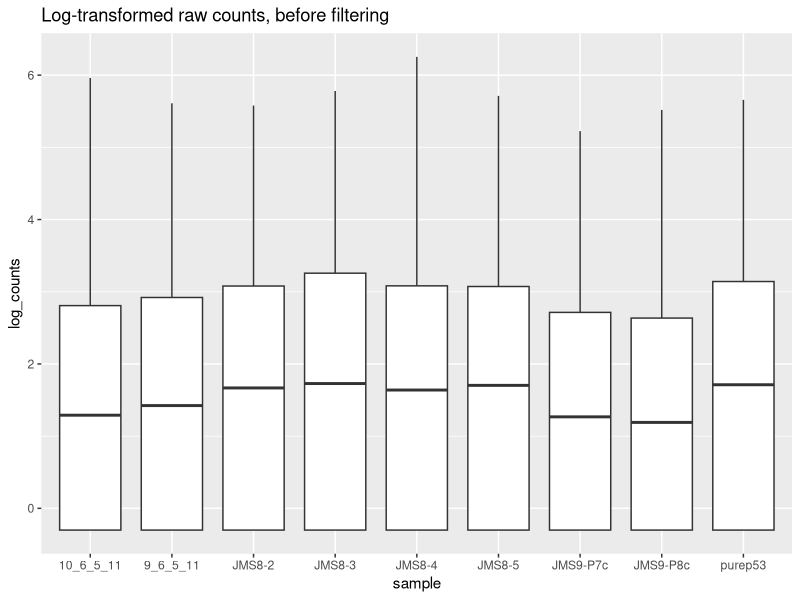
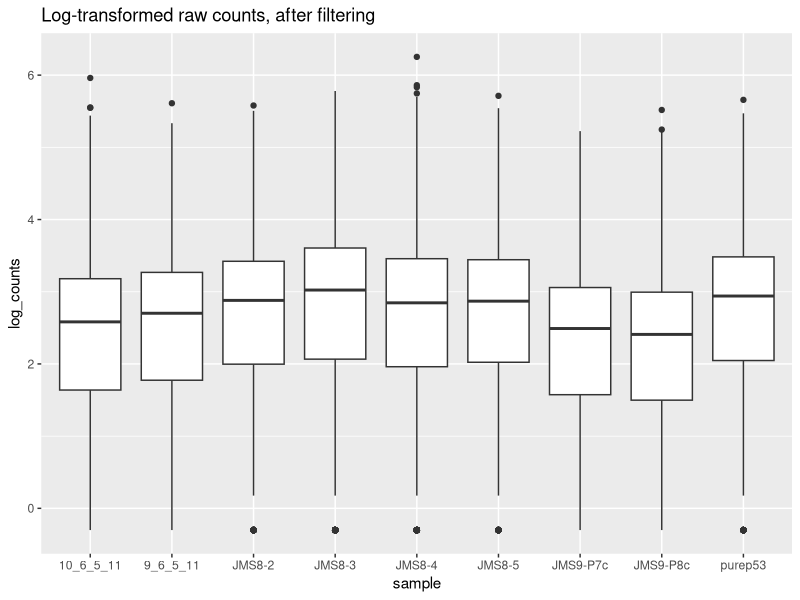
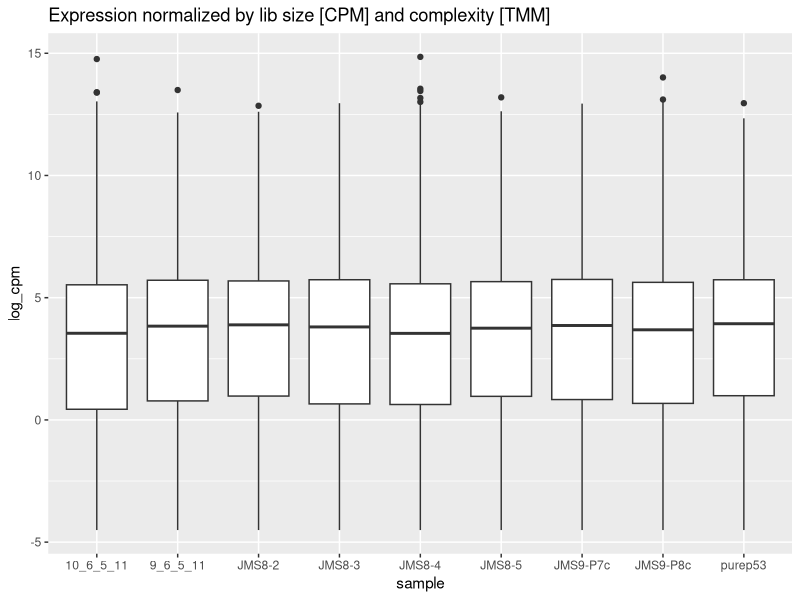
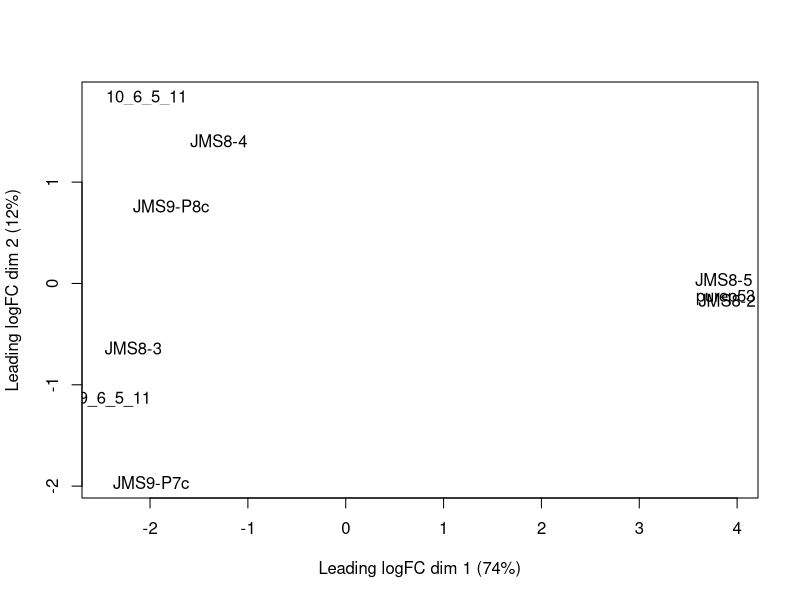
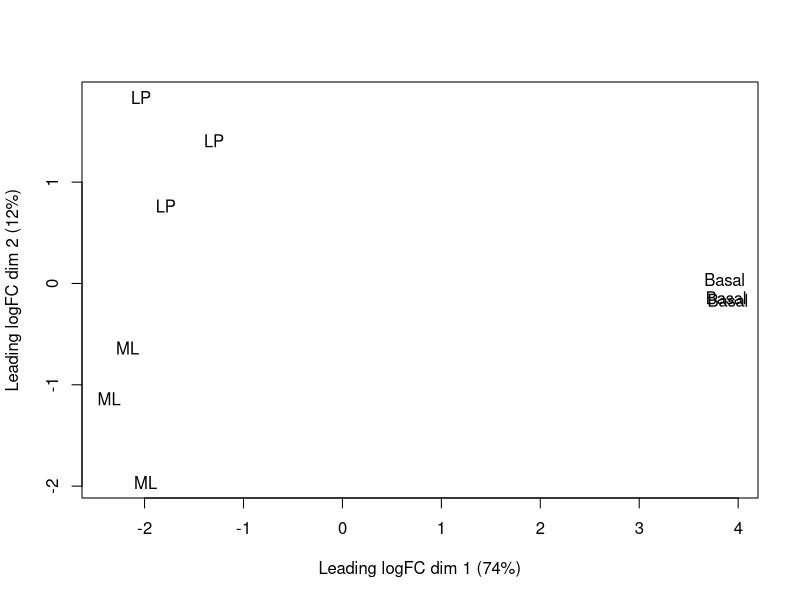
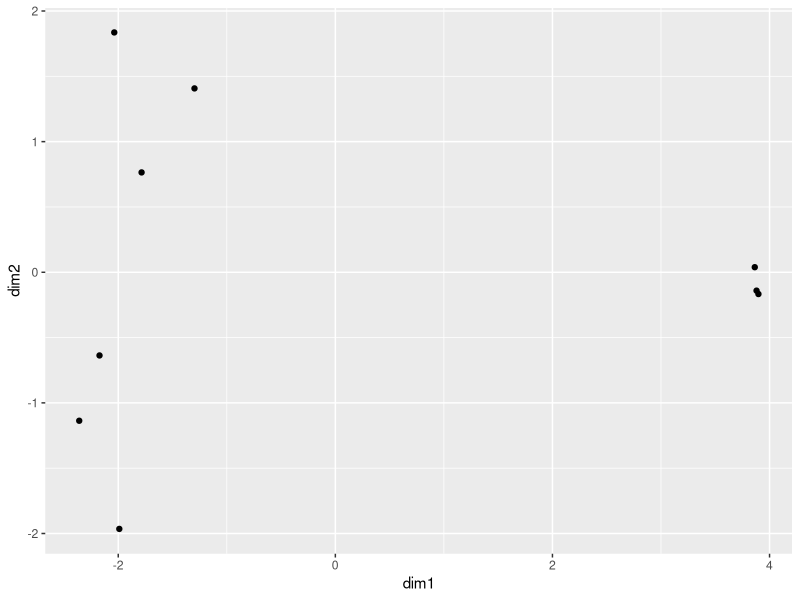
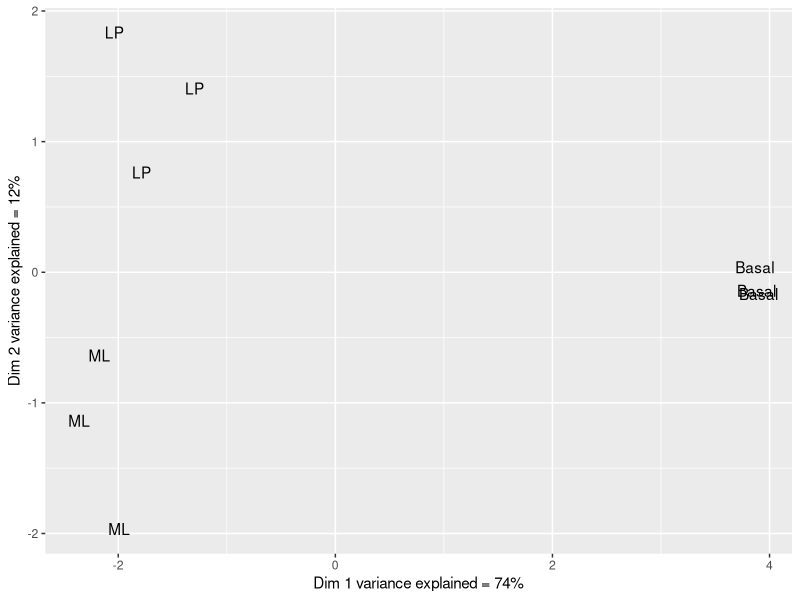
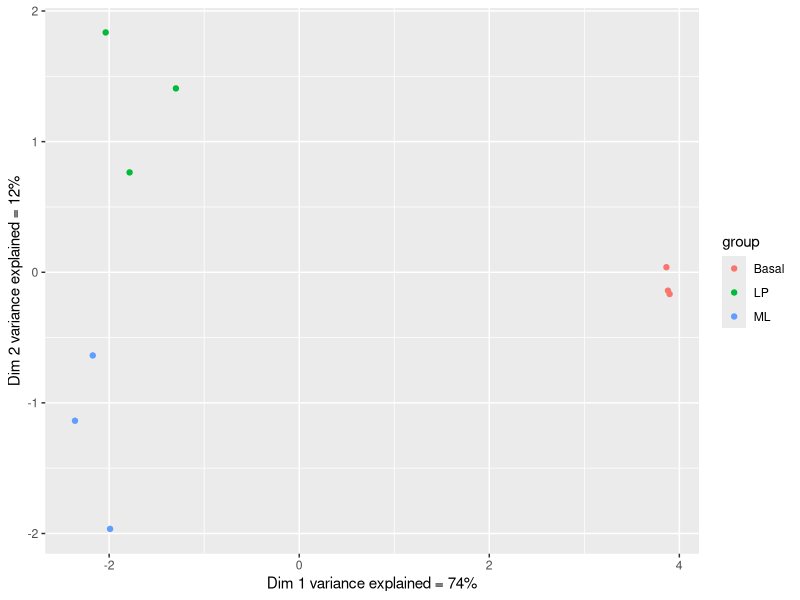

R code for these plots, in order:
## ---- chunk 1
library(magrittr)
library(knitr)
library(kableExtra)
options(readr.show_col_types = FALSE)
## ---- chunk 2
#| message: false
#| warning: false

library(edgeR)
library(tidyverse)

## ---- chunk 3
counts_tbl <- read_tsv('data/rnaseq_counts.tsv')

gene_anno <- read_tsv('data/Ses3_geneAnnot.tsv')
## ---- chunk 4
dge <- DGEList(counts = counts_tbl %>% select(-1),
               genes = gene_anno)
## ---- chunk 5
dge$samples
## ---- chunk 6
groups <- c("LP", "ML", "Basal", "Basal", "ML", "LP", "Basal", "ML", "LP")

groups <- parse_factor(groups,  levels = c("Basal", "LP", "ML"))

## ---- chunk 7
dge$samples$group <- groups
## ---- chunk 8
rownames(dge$counts) <-  counts_tbl %>% pull(ENTREZID)

rownames(dge$genes) <-  gene_anno %>% pull(ENTREZID)

head(dge$counts)

head(dge$genes)

## ---- chunk 9
keep <- filterByExpr(dge)
table(keep)
proportions(table(keep))

dge_filt <- dge[keep, , keep.lib.sizes = FALSE]

## ---- chunk 10
dim(dge)
dim(dge_filt)
## ---- chunk 11
dge_norm <- calcNormFactors(dge_filt, method = "TMM")
## ---- chunk 12
dge_norm$samples
## ---- chunk 13


samples_tbl <- dge_norm$samples %>% as_tibble(rownames = 'id')

counts_raw_tbl  <- dge$counts %>% as_tibble(rownames='gene')

counts_filt_tbl <- dge_filt$counts %>% as_tibble(rownames='gene') 

## ---- chunk 14

counts_raw_tbl %>% 
  pivot_longer(cols = -gene,
               names_to = "sample", values_to = "counts"
  ) %>% 
  mutate(log_counts  = log10(counts + 0.5)) %>% 
  ggplot(aes(x = sample, y = log_counts)) +
  geom_boxplot() +
  ggtitle('Log-transformed raw counts, before filtering')


counts_filt_tbl %>% 
   pivot_longer(cols = -gene,
               names_to = "sample", values_to = "counts"
  ) %>% 
  mutate(log_counts  = log10(counts + 0.5)) %>% 
  ggplot(aes(x = sample, y = log_counts)) +
  geom_boxplot() +
  ggtitle('Log-transformed raw counts, after filtering')

## ---- chunk 15

logcpm_tbl <- cpm(dge_norm$counts, log=T) %>% as_tibble(rownames='gene')

## ---- chunk 16

logcpm_tbl %>% 
  pivot_longer(cols = -gene,
               names_to = "sample", 
               values_to = "log_cpm") %>% 
  ggplot(aes(x = sample, y = log_cpm)) +
  geom_boxplot() +
  ggtitle('Expression normalized by lib size [CPM] and complexity [TMM]')

## ---- chunk 17
plotMDS(dge_norm)
## ---- chunk 18
plotMDS(dge_norm, labels = groups)
## ---- chunk 19
mds_result <- plotMDS(dge_norm, plot = FALSE)
mds_result
## ---- chunk 20
mds_tbl <- tibble(
  id = samples_tbl %>% pull(id),
  dim1 = mds_result$x,
  dim2 = mds_result$y
) %>% print()

ggplot(mds_tbl, aes(x = dim1, y = dim2)) +
  geom_point()
## ---- chunk 21

var_expln <- tibble(propn = mds_result$var.explained * 100 ) %>% 
    rownames_to_column(var = 'dimension') 
## ---- chunk 22

dim1_expl <- var_expln %>% filter(dimension==1) %>% pull(propn) %>% round()
dim2_expl <- var_expln %>% filter(dimension==2) %>% pull(propn) %>% round()

## ---- chunk 23

mds_tbl_label <- left_join(samples_tbl, mds_tbl, by = 'id') %>% 
  print()


## ---- chunk 24
mds_tbl_label %>% 
  ggplot(aes(x=dim1, y=dim2)) + 
  geom_text(aes(label = group)) + 
  labs(x = paste0('Dim 1 variance explained = ', dim1_expl,'%'),
       y = paste0('Dim 2 variance explained = ', dim2_expl,'%'))

## ---- chunk 25
mds_tbl_label %>% 
  ggplot(aes(x=dim1, y=dim2, colour = group)) + 
  geom_point() + 
  labs(x = paste0('Dim 1 variance explained = ', dim1_expl,'%'),
       y = paste0('Dim 2 variance explained = ', dim2_expl,'%'))

## ---- chunk 26
mds_tbl_label %>% 
  ggplot( aes(x = dim1, y = dim2, col = group)) +
  geom_point() +
  geom_text(aes(label = id)) +
  labs(x = paste0('Dim 1 variance explained = ', dim1_expl,'%'),
       y = paste0('Dim 2 variance explained = ', dim2_expl,'%'))
## ---- chunk 27
library(ggrepel)

mds_tbl_label %>% 
  ggplot( aes(x = dim1, y = dim2, col = group)) +
  geom_point() +
  geom_text_repel(aes(label = id)) +
  labs(x = paste0('Dim 1 variance explained = ', dim1_expl,'%'),
       y = paste0('Dim 2 variance explained = ', dim2_expl,'%'))
